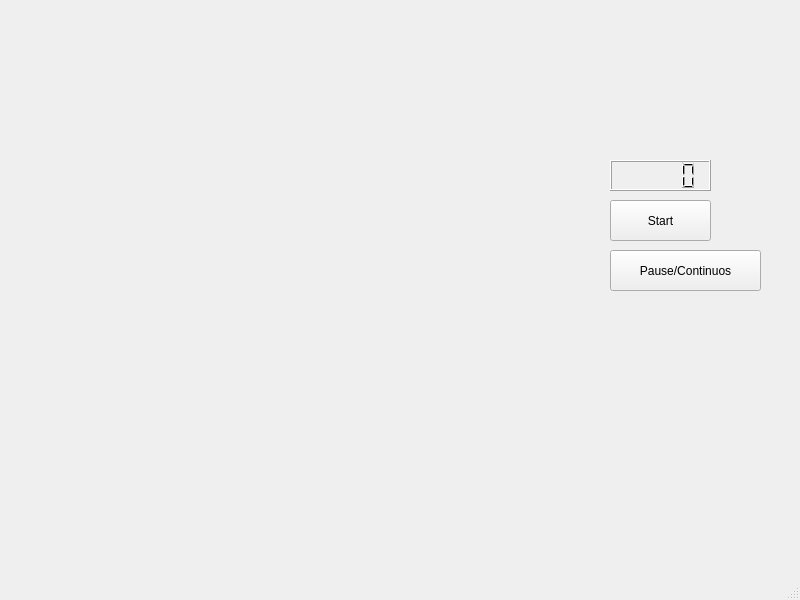
<?xml version="1.0" encoding="UTF-8"?>
<ui version="4.0">
 <class>snake</class>
 <widget class="QMainWindow" name="snake">
  <property name="geometry">
   <rect>
    <x>0</x>
    <y>0</y>
    <width>800</width>
    <height>600</height>
   </rect>
  </property>
  <property name="windowTitle">
   <string>snake</string>
  </property>
  <widget class="QWidget" name="centralwidget">
   <widget class="QPushButton" name="startbutton">
    <property name="geometry">
     <rect>
      <x>610</x>
      <y>200</y>
      <width>101</width>
      <height>41</height>
     </rect>
    </property>
    <property name="text">
     <string>Start</string>
    </property>
   </widget>
   <widget class="QPushButton" name="pausebutton">
    <property name="geometry">
     <rect>
      <x>610</x>
      <y>250</y>
      <width>151</width>
      <height>41</height>
     </rect>
    </property>
    <property name="text">
     <string>Pause/Continuos</string>
    </property>
   </widget>
   <widget class="QLCDNumber" name="sc">
    <property name="geometry">
     <rect>
      <x>610</x>
      <y>160</y>
      <width>101</width>
      <height>31</height>
     </rect>
    </property>
   </widget>
  </widget>
  <widget class="QStatusBar" name="statusbar"/>
 </widget>
 <resources/>
 <connections/>
</ui>
